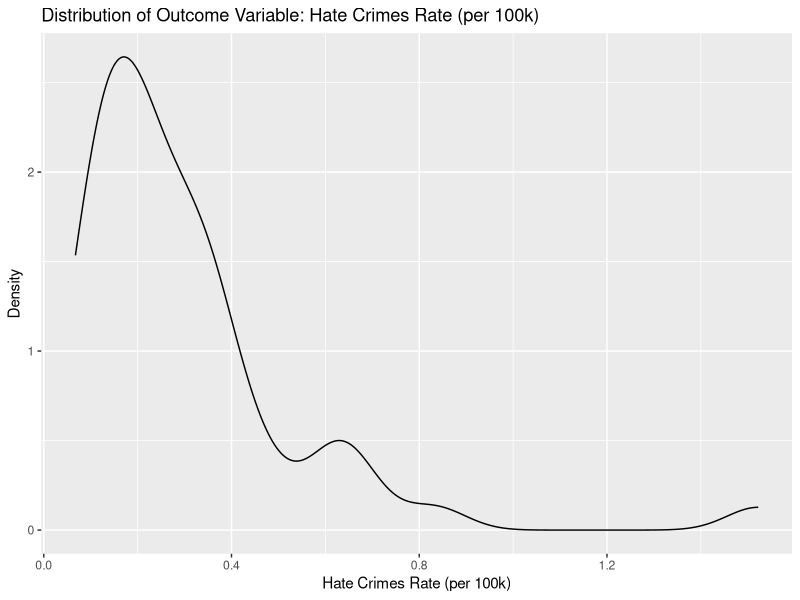
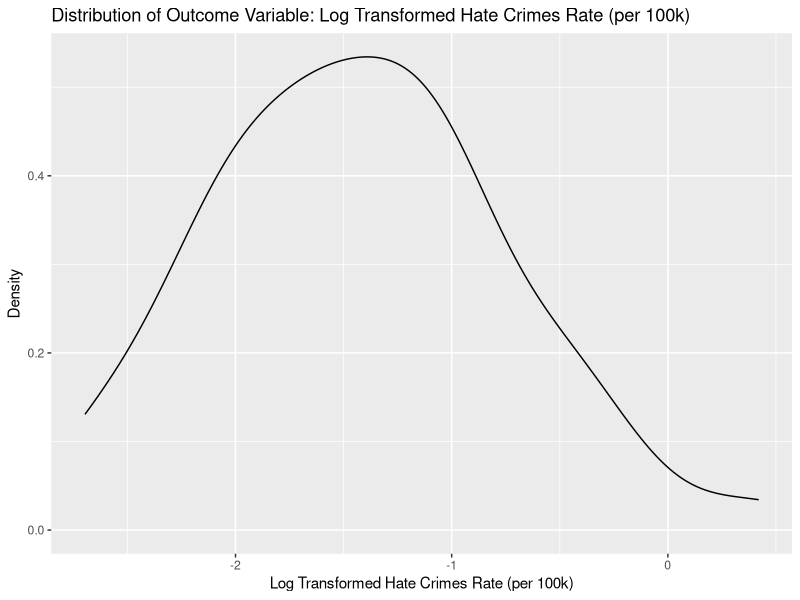

R code for these plots, in order:
## ---- chunk 1
# Load libraries
rm(list = ls())
library(tidyverse)
library(arsenal)
library(corrplot)
library(boot)  
## ---- chunk 2
# Load and tidy data, missing values of outcome variable are removed
hatecrimes_df <- read.csv("./data/HateCrimes.csv") %>% 
 filter(hate_crimes_per_100k_splc != 'N/A') %>% 
  mutate(
    unemployment = as.factor(unemployment),
    urbanization = as.factor(urbanization),
    hate_crime_rate = as.numeric(hate_crimes_per_100k_splc)) %>% 
  select(-hate_crimes_per_100k_splc)
## ---- chunk 3
# Summary statistics
my_labels<-list(hate_crime_rate = "Hate Crimes(per 100k)", unemployment = "Unemplotment Level", urbanization = "Urbanization Level", median_household_income = "Median Household Income(dollar)", perc_population_with_high_school_degree = "High School Degree Rate(%)", perc_non_citizen = "Non-Citizen Rate(%)", perc_non_white = "Non-White Rate(%)", gini_index =  "Gini Index")

#make controls
my_controls <- tableby.control(
               total = F,
               test=F,  # No test p-values yet
               numeric.stats = c("N", "meansd", "medianq1q3", "min", "max", "Nmiss2"),
               cat.stats = c("N", "countpct"),
               stats.labels = list(
                     meansd = "Mean (SD)",
                     medianq1q3 = "Median (Q1, Q3)",
                     min = "Min",
                     max = "Max",
                     Nmiss2 = "Missing",
                     countpct = "N (%)"))

#table 1
tab1<-tableby(~ hate_crime_rate + unemployment + urbanization + median_household_income + perc_population_with_high_school_degree + perc_non_citizen + perc_non_white + gini_index, data = hatecrimes_df, control = my_controls)
summary(tab1, title = "Descriptive Statistics: Hate Crimes per 100K Population and Possible Influential Variables", labelTranslations = my_labels, text = T)
## ---- chunk 4
#Distribution of Outcome Variable
hatecrimes_df %>% 
  ggplot(aes(x = hate_crime_rate)) +
  geom_density() +
  labs(x = 'Hate Crimes Rate (per 100k)', y = 'Density', title = 'Distribution of Outcome Variable: Hate Crimes Rate (per 100k)')
## ---- chunk 5
hatecrimes_df %>% 
  ggplot(aes(x = log(hate_crime_rate))) +
  geom_density() +
  labs(x = 'Log Transformed Hate Crimes Rate (per 100k)', y = 'Density', title = 'Distribution of Outcome Variable: Log Transformed Hate Crimes Rate (per 100k)')
## ---- chunk 6
# Correlation matrix for numeric variables 
hatecrimes_df <- hatecrimes_df %>% 
  drop_na()
hatecrimes_df %>% 
  select(hate_crime_rate, median_household_income, perc_population_with_high_school_degree, perc_non_citizen, perc_non_white, gini_index) %>% 
  cor()
## ---- chunk 7
#Potential outliers/Influential points of outcome variable

# (1) Identify unusual states by using the interval formed by 2.5 and 97.5 percentiles
lower_bound <- quantile(hatecrimes_df$hate_crime_rate, 0.025)
upper_bound <- quantile(hatecrimes_df$hate_crime_rate, 0.975)

outlier <- which(hatecrimes_df$hate_crime_rate < lower_bound | hatecrimes_df$hate_crime_rate > upper_bound)
hatecrimes_df[outlier, ] %>% select(state, hate_crime_rate)

# (2) Identify unusual states by using the rule that depicts outliers (value less than Q1 - 1.5(IQR), value greater than Q3 + 1.5(IQR)) -> Thus, look for values smaller than -0.178 or greater than 0.678

hatecrimes_df %>% 
  filter(hate_crime_rate > 0.678) %>%
  select(state, hate_crime_rate)

# (3) Identify unusual states by using studentized residual, 9th row returned: District of Columbia.
fit_full <- lm(hate_crime_rate ~ gini_index + median_household_income + perc_population_with_high_school_degree + perc_non_citizen + perc_non_white + unemployment + urbanization, data = hatecrimes_df)
stu_res<-rstandard(fit_full)
outliers_y<-stu_res[abs(stu_res)>2.5]
outliers_y
